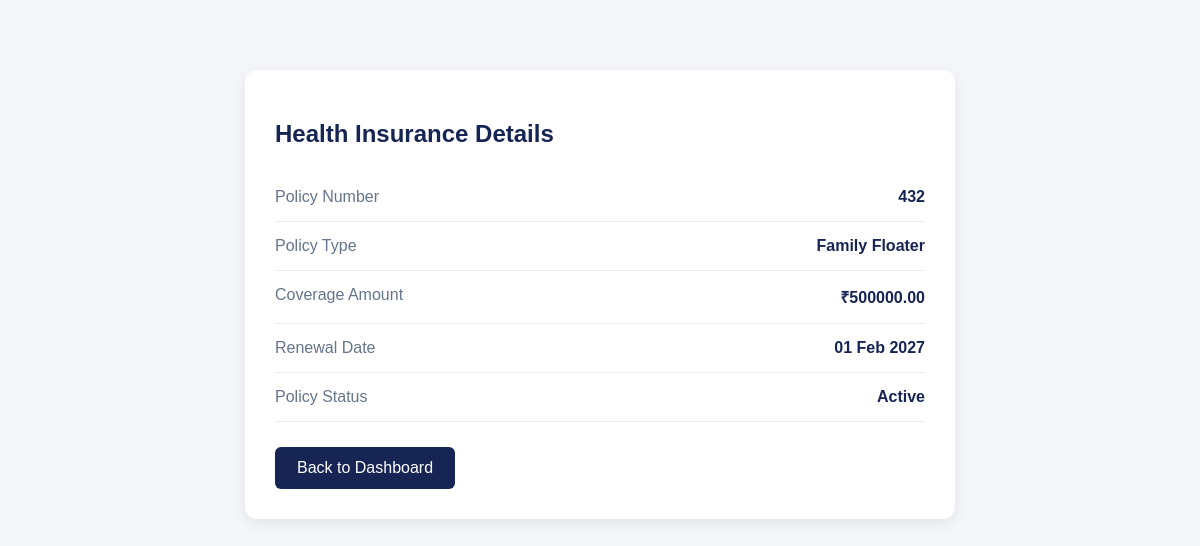
Page /insurance/1/ (signed in) on the committed database.
### accounts/models.py (models this page shows, shortened)
class HealthInsurance(models.Model):
    POLICY_TYPES = [
        ('individual', 'Individual'),
        ('family', 'Family Floater'),
        ('senior', 'Senior Citizen'),
    ]
    STATUS_CHOICES = [
        ('active', 'Active'),
        ('expired', 'Expired'),
        ('cancelled', 'Cancelled'),
    ]
    customer = models.ForeignKey(
        settings.AUTH_USER_MODEL,
        on_delete=models.CASCADE,
        related_name='health_insurances'
    )
    policy_number = models.CharField(max_length=30, unique=True)
    policy_type = models.CharField(max_length=20, choices=POLICY_TYPES)
    coverage_amount = models.DecimalField(max_digits=15, decimal_places=2)
    renewal_date = models.DateField()
    status = models.CharField(
        max_length=20,
        choices=STATUS_CHOICES,
        default='active'
    )

### accounts/views.py (the view)
# urls.py: path('insurance/<int:insurance_id>/',views.insurance_details,name='insurance_details'),
def insurance_details(request, insurance_id):
    if request.user.is_staff:
        policy = get_object_or_404(
            HealthInsurance,
            id=insurance_id
        )
    else:
        policy = get_object_or_404(
            HealthInsurance,
            id=insurance_id,
            customer=request.user
        )
    return render(
        request,
        'insurance_details.html',
        {'policy': policy}
    )

### accounts/templates/insurance_details.html (shortened to what this page needs)
<!DOCTYPE html>
<html lang="en">
<head>
</head>
<body>
<div class="details-container">
    <h2>Health Insurance Details</h2>
    <div class="detail">
        <span>Policy Number</span>
        <strong>{{ policy.policy_number }}</strong>
    </div>
    <div class="detail">
        <span>Policy Type</span>
        <strong>{{ policy.get_policy_type_display }}</strong>
    </div>
    <div class="detail">
        <span>Coverage Amount</span>
        <strong>₹{{ policy.coverage_amount|floatformat:2 }}</strong>
    </div>
    <div class="detail">
        <span>Renewal Date</span>
        <strong>{{ policy.renewal_date|date:"d M Y" }}</strong>
    </div>
    <div class="detail">
        <span>Policy Status</span>
        <strong>{{ policy.get_status_display }}</strong>
    </div>
    <a href="{% url 'dashboard' %}" class="back-button">
        Back to Dashboard
    </a>
</div>
</body>
</html>

### accounts/templates/insurance_details.html (style rules this page uses)
body { font-family: Arial, sans-serif; background: #f4f6fa; margin: 0; padding: 30px; }
.details-container { max-width: 650px; margin: 40px auto; background: white; padding: 30px; border-radius: 12px; box-shadow: 0 4px 15px rgba(0,0,0,0.08); }
h2 { color: #172554; margin-bottom: 25px; }
.detail { display: flex; justify-content: space-between; gap: 15px; padding: 15px 0; border-bottom: 1px solid #eee; }
.detail span { color: #64748b; }
.detail strong { color: #172554; text-align: right; }
.back-button { display: inline-block; margin-top: 25px; padding: 12px 22px; background: #172554; color: white; text-decoration: none; border-radius: 6px; }

### rows in the picture
HealthInsurance: policy_number "432", policy_type "Family Floater", coverage_amount "500000.00", renewal_date "01 Feb 2027", status "Active"
